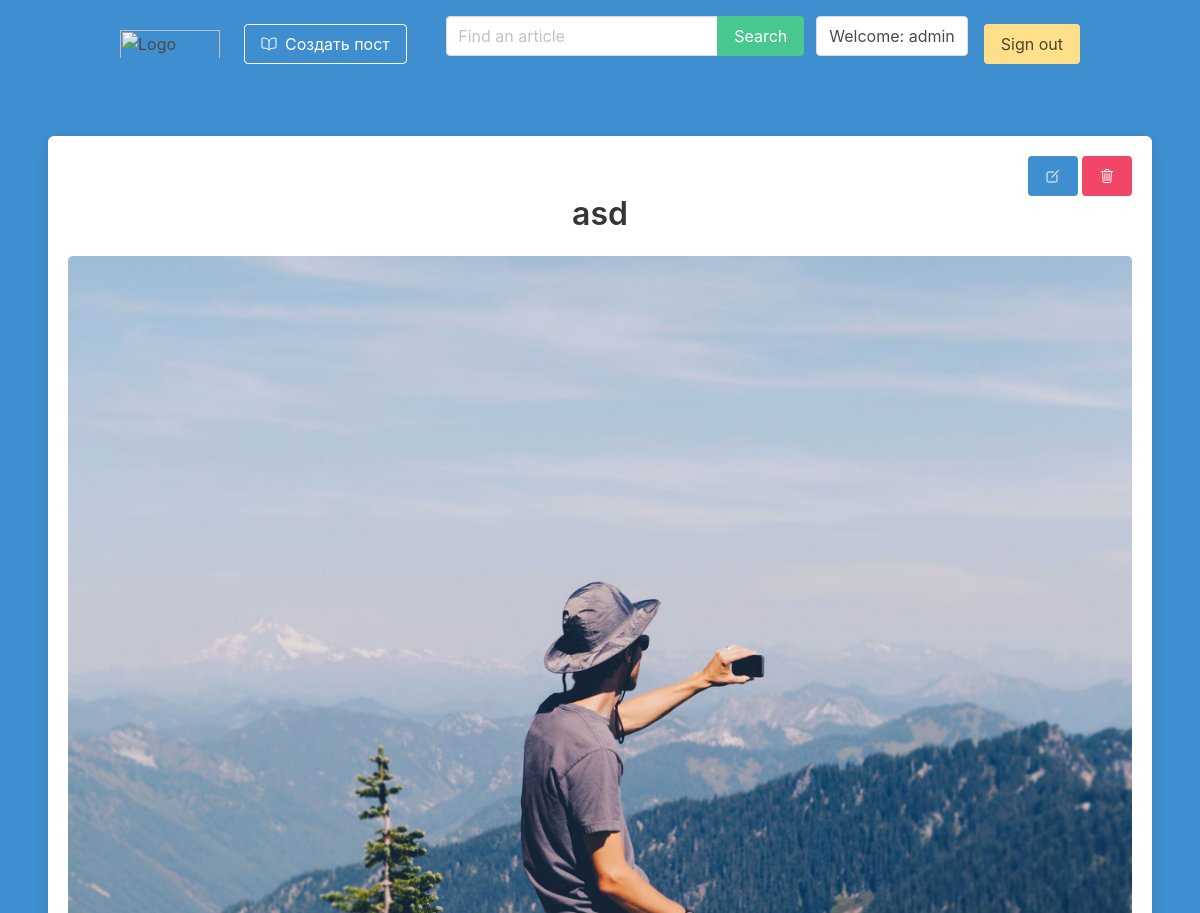
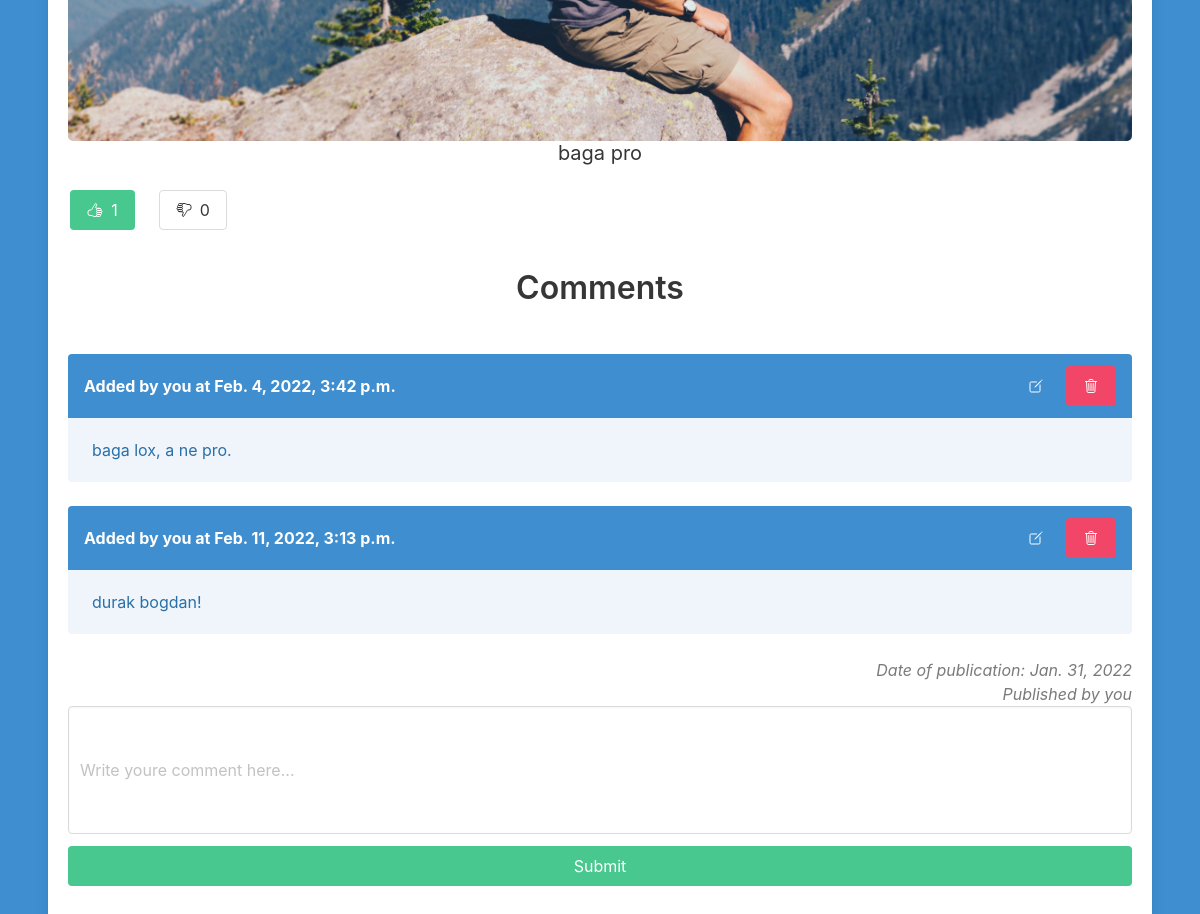
Screenshot of /asd (signed in) with the database file from the repository (2 pictures, top to bottom).
### blog/models.py (models this page shows, shortened)
class Article(models.Model):
    title = models.CharField(max_length=255)
    text = models.TextField()
    slug = models.SlugField(unique=True)
    date = models.DateField(auto_now=True)
    thumb = models.ImageField(blank=True, default='image.jpeg')
    author = models.ForeignKey(User, default=None, on_delete=models.CASCADE)
    likes = models.ManyToManyField(User, related_name='article_likes')
    dislikes = models.ManyToManyField(User, related_name='article_dislikes')
    def __str__(self):
        return self.title
    def total_likes(self):
        return self.likes.count()
    def total_dislikes(self):
        return self.dislikes.count()

class Comment(models.Model):
    article = models.ForeignKey(Article, on_delete=models.CASCADE)
    user = models.ForeignKey(User, on_delete=models.CASCADE)
    body = models.TextField()
    date_added = models.DateTimeField(auto_now=True)

### blog/views.py (the view, shortened to what this page needs)
# urls.py: path('<slug>', views.article_detail, name='article_detail'),
def article_detail(request, slug):
    article = Article.objects.get(slug=slug)
    form = CommentForm()
    return render(request, 'article_detail.html', {'article': article, 'form': form})

### blog/forms.py
class CommentForm(forms.ModelForm):
    body = forms.CharField(widget=forms.TextInput(attrs={
        'class': 'textarea',
        'size': '40',
        'placeholder': 'Write youre comment here...'
    }))
    class Meta:
        model = Comment
        fields = ['body',]

### blog/templates/article_detail.html (shortened to what this page needs)
{% extends 'base_layout.html' %}
{% block content %}
<div class="box">
    <div class="has-text-right">
        {% if user == article.author %}
        <a href="{% url 'blog:article_edit' article.slug %}" class="button is-info ">
            <ion-icon name='create-outline'></ion-icon>
        </a>
        <a href="{% url 'blog:article_delete' article.slug %}" class="button is-danger">
            <ion-icon name="trash-outline"></ion-icon>
        </a>
        {% else %}
        <p class="content has-text-grey-light">
            You can't not edit or delete this post
        </p>
        {% endif %}
    </div>
    <div class="title has-text-dark has-text-centered">
        {{ article }}
    </div>
    <img src="{{ article.thumb.url }}" alt="" class="image is-centered" style="min-width: 100%; border-radius: 5px">
    <div class="subtitle has-text-dark has-text-centered">
        {{ article.text }}
    </div>
    {% if user in article.likes.all and user not in article.dislikes.all %}
    <div class="columns">
        <div class="column is-1">
            <form action="{% url 'blog:like_article' article.slug %}" method="post" class="has-text-right">
                <button type="submit" class="button is-success">
                    <ion-icon name="thumbs-up-outline"></ion-icon>
                    <span class="ml-2">{{ article.total_likes }}</span>
                </button>
            </form>
        </div>
        <div class="column is-1">
            <form action="{% url 'blog:dislike_article' article.slug %}" method="post" class="has-text-right">
                <button type="submit" class="button">
                    <ion-icon name="thumbs-down-outline"></ion-icon>
                    <span class="ml-2">{{ article.total_dislikes }}</span>
                </button>
            </form>
        </div>
    </div>
    {% endif %}
    {% if not article.comment_set.all %}
        <div class="has-text-centered has-text-grey-light is-5 mx-3">
            No comment yet. Be first to leave...
        </div>
    {% else %}
        <div class="title has-text-centered is-3 mb-6">Comments</div>
        {% for comment in article.comment_set.all %}
            <article class="message is-info">
                <div class="message-header">
                    {% if user == comment.user %}
                    Added by you at {{ comment.date_added }}
                        <div class="has-text-right is-size-5">
                            <a
                                    href="{% url 'blog:edit_comment' slug=article.slug pk=comment.pk %}"
                                    style="text-decoration: none"
                                    class="button is-info">
                                <ion-icon name="create-outline"><ion-icon>
                            </a>
                            <a
                            href="{% url 'blog:delete_comment' slug=article.slug pk=comment.pk %}"
                            style="text-decoration: none"
                            class="button is-danger">
                                <ion-icon name="trash-outline"><ion-icon>
                            </a>
                        </div>
                        {% else %}
                            Added by {{ comment.user }} at {{ comment.date_added }}
                        {% endif %}
                </div>
                <div class="message-body">{{ comment.body }}</div>
            </article>
        {% endfor %}
    {% endif %}
    <div class="has-text-grey is}-size-6 has-text-right is-italic">
        <p class="datetime">Date of publication: {{ article.date }}</p>
        {% if user == article.author %}
        <p class="content">Published by you</p>
        {% else %}
        <p class="content">Published by: {{ article.author}}</p>
        {% endif %}
    </div>
    <form class="comment" enctype="multipart/form-data" method="post">
        {{ form }}
        <button type="submit" class="button is-success is-fullwidth mt-3">
            Submit
        </button>
    </form>
</div>
</div>
{% endblock %}

### blog/templates/base_layout.html (shortened to what this page needs)
{% load static from static %}
<html lang="en">
<head>
    <link rel="stylesheet" href="{% static 'style.css' %}">
    <link rel="stylesheet" href="{% static 'bulma.css' %}">
</head>
<body>
    <section class="hero has-background-info is-fullheight">
        <div class="hero-head">
            <header class="navbar">
                <div class="container">
                    <div class="navbar-brand">
                        <a class="navbar-item" href="/">
                            <img src="https://macademy.uz/assets/img/monday.svg" width="100" alt="Logo">
                        </a>
                    </div>
                    {% if user.is_authenticated %}
                    <div id="navbarMenuHeroC" class="navbar-menu">
                        <div class="navbar-start">
                            <span class="navbar-item">
                                <a href="{% url 'blog:article_create' %}"
                                    class="button is-info is-outlined is-inverted">
                                    <span class="mr-2">
                                        <ion-icon name="book-outline"></ion-icon>
                                    </span>
                                    <span>
                                        Создать пост
                                    </span>
                                </a>
                            </span>
                        </div>
                        <div class="navbar-end">
                            <form action="{% url 'blog:home' %}" method="get">
                                <div class="field has-addons my-4 mr-2">
                                    <div class="control">
                                        <input type="search" class="input" name="input" placeholder="Find an article">
                                    </div>
                                    <div class="control">
                                        <button class="button is-success" type="submit">Search</button>
                                    </div>
                                </div>
                            </form>
                            <a class="navbar-item button my-4 mx-1">
                                Welcome: {{ user}}
                            </a>
                            <span class="navbar-item">
                                <a href="{% url 'users:sign_out' %}" class="button is-warning">Sign out</a>
                            </span>
                        </div>
                    </div>
                    {% endif %}
                </div>
            </header>
        </div>
        <div class="hero-body">
            {% block content %}
            {% endblock %}
    </section>
</body>
</html>

### rows the page displays
Article: title "asd", thumb (picture), text "baga pro", total_likes "1", total_dislikes "0", date "Jan. 31, 2022"
Comment: date_added "Feb. 4, 2022, 3:42 p.m.", body "baga lox, a ne pro."
Comment: date_added "Feb. 11, 2022, 3:13 p.m.", body "durak bogdan!"

### other values shown
{{ user }} "admin"
